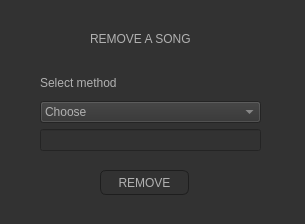
<?xml version="1.0" encoding="UTF-8"?>
<ui version="4.0">
 <class>removesong</class>
 <widget class="QDialog" name="removesong">
  <property name="geometry">
   <rect>
    <x>0</x>
    <y>0</y>
    <width>305</width>
    <height>224</height>
   </rect>
  </property>
  <property name="windowTitle">
   <string>TM - REMOVE SONG</string>
  </property>
  <property name="styleSheet">
   <string notr="true">QPushButton
{
    color: #b1b1b1;
    background-color: QLinearGradient( x1: 0, y1: 0, x2: 0, y2: 1, stop: 0 #565656, stop: 0.1 #525252, stop: 0.5 #4e4e4e, stop: 0.9 #4a4a4a, stop: 1 #464646);
    border-width: 1px;
    border-color: #1e1e1e;
    border-style: solid;
    border-radius: 6;
    padding: 3px;
    font-size: 12px;
    padding-left: 5px;
    padding-right: 5px;
}
 
QPushButton:pressed
{
    background-color: QLinearGradient( x1: 0, y1: 0, x2: 0, y2: 1, stop: 0 #2d2d2d, stop: 0.1 #2b2b2b, stop: 0.5 #292929, stop: 0.9 #282828, stop: 1 #252525);
}

QWidget
{
    color: #b1b1b1;
    background-color: #323232;
}

QLabel
{
rgb(238, 238, 236)
}</string>
  </property>
  <widget class="QLabel" name="label">
   <property name="geometry">
    <rect>
     <x>90</x>
     <y>30</y>
     <width>131</width>
     <height>17</height>
    </rect>
   </property>
   <property name="text">
    <string>REMOVE A SONG</string>
   </property>
  </widget>
  <widget class="QPushButton" name="pushButton">
   <property name="geometry">
    <rect>
     <x>100</x>
     <y>170</y>
     <width>89</width>
     <height>25</height>
    </rect>
   </property>
   <property name="text">
    <string>REMOVE</string>
   </property>
  </widget>
  <widget class="QWidget" name="layoutWidget">
   <property name="geometry">
    <rect>
     <x>40</x>
     <y>70</y>
     <width>221</width>
     <height>81</height>
    </rect>
   </property>
   <layout class="QVBoxLayout" name="verticalLayout">
    <item>
     <widget class="QLabel" name="label_2">
      <property name="text">
       <string>Select method</string>
      </property>
     </widget>
    </item>
    <item>
     <widget class="QComboBox" name="comboBox">
      <item>
       <property name="text">
        <string>Choose</string>
       </property>
      </item>
      <item>
       <property name="text">
        <string>Name</string>
       </property>
      </item>
      <item>
       <property name="text">
        <string>Link</string>
       </property>
      </item>
     </widget>
    </item>
    <item>
     <widget class="QLineEdit" name="lineEdit"/>
    </item>
   </layout>
  </widget>
 </widget>
 <resources/>
 <connections/>
</ui>
